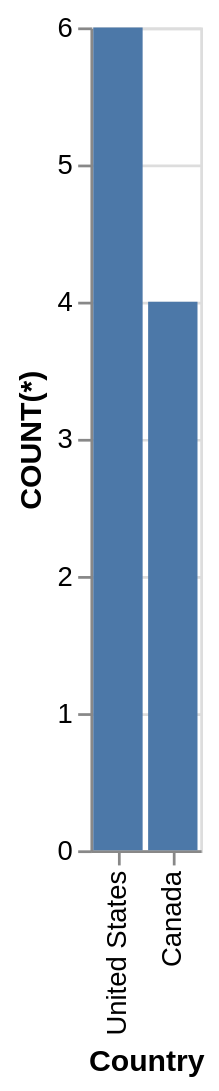

The specification (Vega-Lite) saved for this image:
### Vega-Lite specification from a JSON file in a GitHub repository (floating-point values rounded to 4 significant figures)
{"data": {"values": [{"x_data": "United States", "y_data": 6}, {"x_data": "Canada", "y_data": 4}]}, "mark": "bar", "encoding": {"x": {"field": "x_data", "type": "nominal", "title": "Country", "sort": {"op": "sum", "field": "y_data", "order": "descending"}}, "y": {"field": "y_data", "type": "quantitative", "title": "COUNT(*)"}}}
